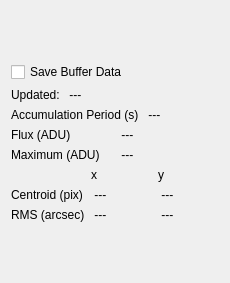
<?xml version="1.0" encoding="UTF-8"?>
<ui version="4.0">
 <class>CameraData</class>
 <widget class="QWidget" name="CameraData">
  <property name="geometry">
   <rect>
    <x>0</x>
    <y>0</y>
    <width>230</width>
    <height>283</height>
   </rect>
  </property>
  <property name="windowTitle">
   <string>Form</string>
  </property>
  <layout class="QVBoxLayout" name="verticalLayout">
   <item>
    <spacer name="verticalSpacer_2">
     <property name="orientation">
      <enum>Qt::Vertical</enum>
     </property>
     <property name="sizeHint" stdset="0">
      <size>
       <width>20</width>
       <height>20</height>
      </size>
     </property>
    </spacer>
   </item>
   <item>
    <widget class="QCheckBox" name="saveDataCheckBox">
     <property name="text">
      <string>Save Buffer Data</string>
     </property>
    </widget>
   </item>
   <item>
    <layout class="QHBoxLayout" name="horizontalLayout" stretch="0,1">
     <item>
      <widget class="QLabel" name="bufferUpdatedLabel">
       <property name="text">
        <string>Updated:</string>
       </property>
      </widget>
     </item>
     <item>
      <widget class="QLabel" name="bufferUpdatedValueLabel">
       <property name="minimumSize">
        <size>
         <width>100</width>
         <height>0</height>
        </size>
       </property>
       <property name="text">
        <string> --- </string>
       </property>
      </widget>
     </item>
    </layout>
   </item>
   <item>
    <layout class="QGridLayout" name="gridLayout_3">
     <item row="0" column="0">
      <widget class="QLabel" name="accumPeriodLabel">
       <property name="toolTip">
        <string>Length of Buffer Divided by the ROI Frame Rate</string>
       </property>
       <property name="text">
        <string>Accumulation Period (s)</string>
       </property>
      </widget>
     </item>
     <item row="0" column="1">
      <widget class="QLabel" name="accumPeriodValueLabel">
       <property name="minimumSize">
        <size>
         <width>50</width>
         <height>0</height>
        </size>
       </property>
       <property name="text">
        <string> --- </string>
       </property>
      </widget>
     </item>
    </layout>
   </item>
   <item>
    <layout class="QGridLayout" name="gridLayout_2">
     <item row="0" column="0">
      <widget class="QLabel" name="fluxLabel">
       <property name="toolTip">
        <string>Mean Flux in Buffer</string>
       </property>
       <property name="text">
        <string>Flux (ADU)</string>
       </property>
      </widget>
     </item>
     <item row="0" column="1">
      <widget class="QLabel" name="fluxValueLabel">
       <property name="minimumSize">
        <size>
         <width>50</width>
         <height>0</height>
        </size>
       </property>
       <property name="text">
        <string> --- </string>
       </property>
      </widget>
     </item>
     <item row="1" column="0">
      <widget class="QLabel" name="maxAdcLabel">
       <property name="toolTip">
        <string>Mean of the Single Pixel Maximum in Buffer</string>
       </property>
       <property name="text">
        <string>Maximum (ADU)</string>
       </property>
      </widget>
     </item>
     <item row="1" column="1">
      <widget class="QLabel" name="maxAdcValueLabel">
       <property name="minimumSize">
        <size>
         <width>50</width>
         <height>0</height>
        </size>
       </property>
       <property name="text">
        <string> --- </string>
       </property>
      </widget>
     </item>
    </layout>
   </item>
   <item>
    <layout class="QGridLayout" name="gridLayout">
     <item row="0" column="1">
      <widget class="QLabel" name="coordsXLabel">
       <property name="text">
        <string>x</string>
       </property>
      </widget>
     </item>
     <item row="1" column="0">
      <widget class="QLabel" name="centroidLabel">
       <property name="toolTip">
        <string>Mean of the Centroid Coordinate in Buffer</string>
       </property>
       <property name="text">
        <string>Centroid (pix)</string>
       </property>
      </widget>
     </item>
     <item row="1" column="1">
      <widget class="QLabel" name="centroidXLabel">
       <property name="minimumSize">
        <size>
         <width>50</width>
         <height>0</height>
        </size>
       </property>
       <property name="text">
        <string> --- </string>
       </property>
      </widget>
     </item>
     <item row="1" column="2">
      <widget class="QLabel" name="centroidYLabel">
       <property name="minimumSize">
        <size>
         <width>50</width>
         <height>0</height>
        </size>
       </property>
       <property name="text">
        <string> --- </string>
       </property>
      </widget>
     </item>
     <item row="2" column="0">
      <widget class="QLabel" name="rmsLabel">
       <property name="toolTip">
        <string>Standard Deviation of the Centroid Coordinate in Buffer Times the Pixel Scale Factor</string>
       </property>
       <property name="text">
        <string>RMS (arcsec)</string>
       </property>
      </widget>
     </item>
     <item row="2" column="1">
      <widget class="QLabel" name="rmsXLabel">
       <property name="minimumSize">
        <size>
         <width>50</width>
         <height>0</height>
        </size>
       </property>
       <property name="text">
        <string> --- </string>
       </property>
      </widget>
     </item>
     <item row="2" column="2">
      <widget class="QLabel" name="rmsYLabel">
       <property name="minimumSize">
        <size>
         <width>50</width>
         <height>0</height>
        </size>
       </property>
       <property name="text">
        <string> --- </string>
       </property>
      </widget>
     </item>
     <item row="0" column="2">
      <widget class="QLabel" name="coordsYLabel">
       <property name="text">
        <string>y</string>
       </property>
      </widget>
     </item>
    </layout>
   </item>
   <item>
    <spacer name="verticalSpacer">
     <property name="orientation">
      <enum>Qt::Vertical</enum>
     </property>
     <property name="sizeHint" stdset="0">
      <size>
       <width>20</width>
       <height>20</height>
      </size>
     </property>
    </spacer>
   </item>
  </layout>
 </widget>
 <resources/>
 <connections/>
</ui>
